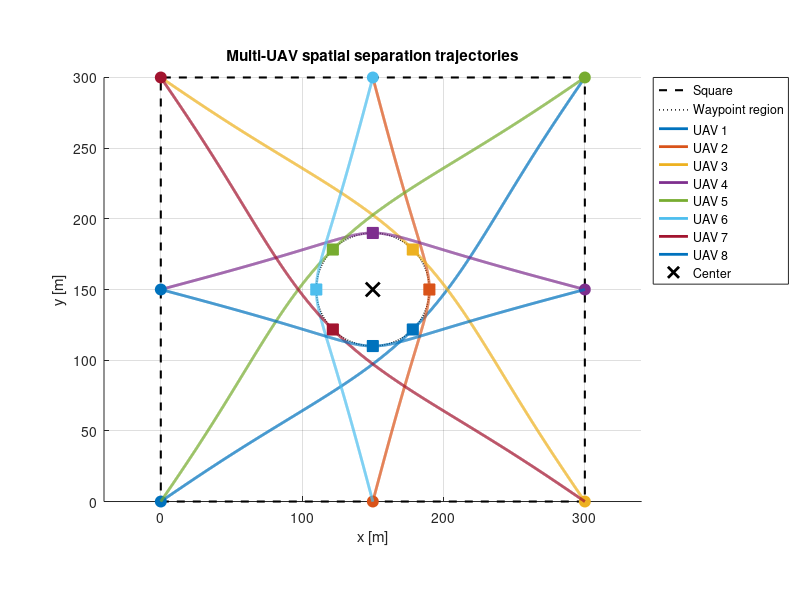
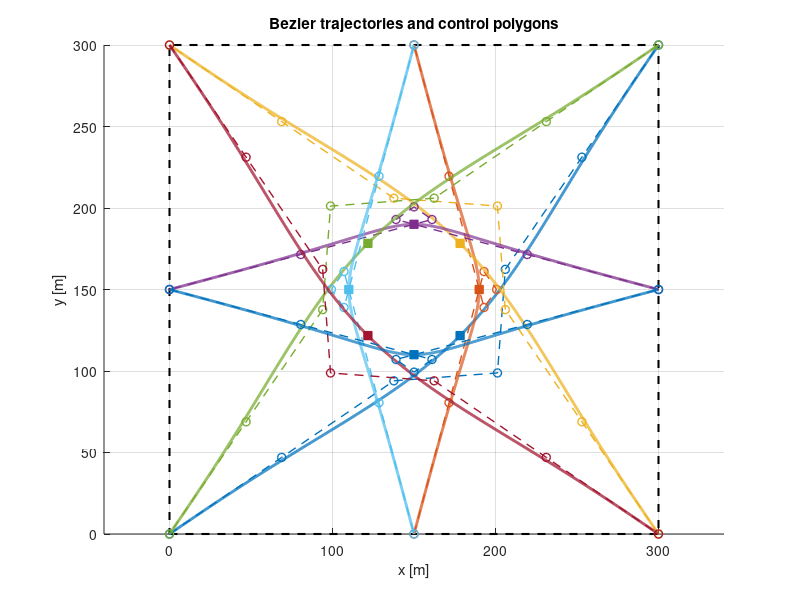
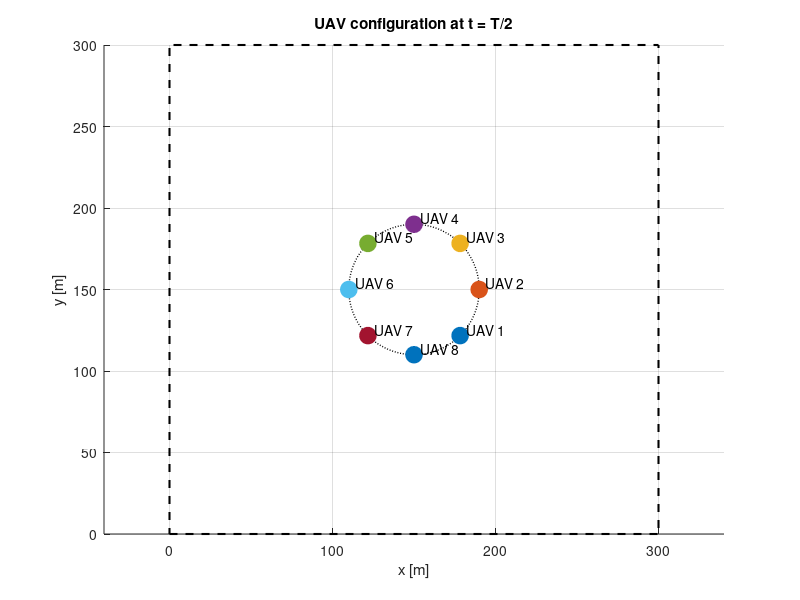
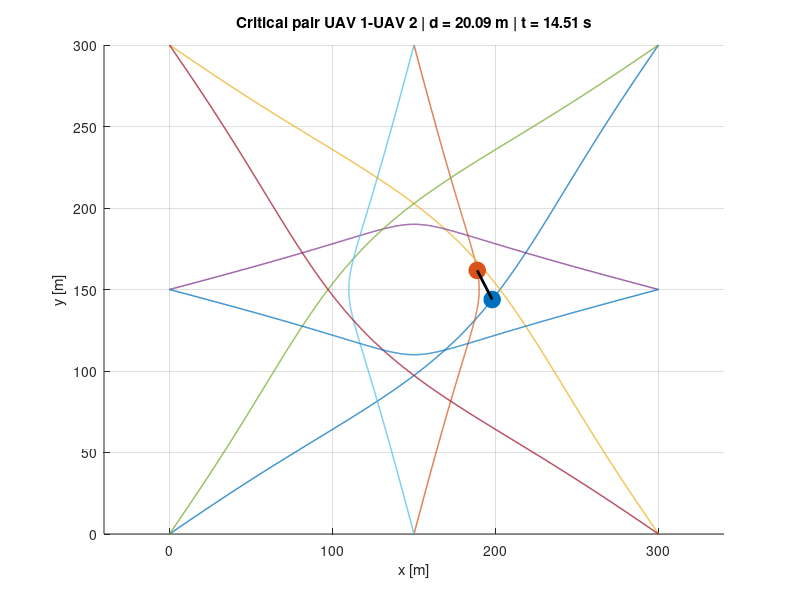

Recreate these plots in MATLAB, in order. (Note: this script raises an error after producing the figures.)
%% ============================================================
% MULTI-UAV TRAJECTORY PLANNING
%
% APPROACH 2 - CORRECTED WAYPOINT ASSOCIATION
%
% 8 UAVs - 2D Swapping Square
% Bezier curves - degree 6
%
% Same waypoint crossing time:
%       tw = T/2
%
% Different waypoint for each UAV:
%       waypoint obtained by rotating the initial radial
%       direction by +90 degrees around the square center
%
% Flat output:
%       z = [x ; y]
%
% UAV model:
%
%       x_dot   = Va*cos(Psi)
%       y_dot   = Va*sin(Psi)
%       Psi_dot = g*tan(Phi)/Va
%
% ============================================================

clear;
clc;
close all;


%% ============================================================
% 1. PARAMETERS
% ============================================================

g = 9.81;                   % Gravity [m/s^2]

L = 300;                    % Square side [m]

T = 25;                     % Total trajectory time [s]

N = 1500;                   % Number of samples

t = linspace(0,T,N);

tau = t/T;                  % Normalized time

nUAV = 8;

V0 = 20;                    % Initial/final airspeed [m/s]

d_safe = 15;                % Safety distance [m]


%% ============================================================
% WAYPOINT REGION
% ============================================================

rho = 40;                   % Radius around center [m]

C = [ ...
    L/2;
    L/2 ...
];


%% ============================================================
% 2. INITIAL POSITIONS
%
%
%           S7 ----- S6 ----- S5
%            |                |
%            |                |
%           S8       C        S4
%            |                |
%            |                |
%           S1 ----- S2 ----- S3
%
%
% ============================================================

S = [ ...
    0       L/2      L       L       L       L/2      0       0;
    0       0        0       L/2     L       L        L       L/2 ...
];


%% ============================================================
% 3. DESTINATIONS
%
% S1 <-> S5
% S2 <-> S6
% S3 <-> S7
% S4 <-> S8
%
% ============================================================

destination = [ ...
    5 6 7 8 1 2 3 4 ...
];


%% ============================================================
% 4. SAME WAYPOINT TIME
% ============================================================

tw = T/2;

tau_w = tw/T;


%% ============================================================
% 5. WAYPOINT GENERATION
%
% Each UAV waypoint is obtained by rotating the vector
% from the center to its initial position by +90 degrees.
%
% Therefore all UAVs move around the center in the same
% rotational direction.
%
% ============================================================

W = zeros(2,nUAV);

rotationAngle = pi/2;


for i = 1:nUAV

    %% Vector from center to UAV initial position

    radial = ...
        S(:,i) ...
        - C;


    %% Initial angular position around center

    theta_i = atan2( ...
        radial(2), ...
        radial(1) ...
    );


    %% Rotate +90 degrees

    alpha_i = ...
        theta_i ...
        + rotationAngle;


    %% Waypoint

    W(:,i) = ...
        C ...
        + rho * [ ...
            cos(alpha_i);
            sin(alpha_i) ...
        ];

end


%% ============================================================
% 6. PRINT WAYPOINTS
% ============================================================

fprintf('\n');
fprintf('============================================\n');
fprintf('WAYPOINTS\n');
fprintf('============================================\n');


for i = 1:nUAV

    fprintf( ...
        'UAV %d : (%8.3f , %8.3f)\n', ...
        i, ...
        W(1,i), ...
        W(2,i) ...
    );

end


%% ============================================================
% 7. INITIAL / FINAL CONDITIONS
% ============================================================

Va_i = V0*ones(1,nUAV);

Va_f = V0*ones(1,nUAV);


% Initial/final bank angle

Phi_i = zeros(1,nUAV);

Phi_f = zeros(1,nUAV);


% Heading

Psi_i = zeros(1,nUAV);

Psi_f = zeros(1,nUAV);


%% ============================================================
% INITIAL / FINAL HEADINGS
%
% Initial heading:
%       initial position -> waypoint
%
% Final heading:
%       waypoint -> final position
%
% ============================================================

for i = 1:nUAV

    zi = S(:,i);

    zf = S(:,destination(i));

    wi = W(:,i);


    %% Initial direction

    direction_i = ...
        wi ...
        - zi;


    Psi_i(i) = atan2( ...
        direction_i(2), ...
        direction_i(1) ...
    );


    %% Final direction

    direction_f = ...
        zf ...
        - wi;


    Psi_f(i) = atan2( ...
        direction_f(2), ...
        direction_f(1) ...
    );

end


%% ============================================================
% 8. BERNSTEIN BASIS
% ============================================================

B = @(i,n,s) ...
    nchoosek(n,i) .* ...
    (1-s).^(n-i) .* ...
    s.^i;


%% ============================================================
% 9. MEMORY ALLOCATION
% ============================================================

P_all = zeros(2,7,nUAV);


Z = zeros(2,N,nUAV);

ZD = zeros(2,N,nUAV);

ZDD = zeros(2,N,nUAV);


Psi = zeros(nUAV,N);

Va = zeros(nUAV,N);

Phi = zeros(nUAV,N);

Va_dot = zeros(nUAV,N);


%% ============================================================
% 10. GENERATE BEZIER TRAJECTORIES
% ============================================================

for uav = 1:nUAV


    %% --------------------------------------------------------
    % Initial / final positions
    % ---------------------------------------------------------

    zi = S(:,uav);

    zf = S(:,destination(uav));

    wi = W(:,uav);


    %% --------------------------------------------------------
    % Initial velocity
    % ---------------------------------------------------------

    vi = ...
        Va_i(uav) ...
        * [ ...
            cos(Psi_i(uav));
            sin(Psi_i(uav)) ...
        ];


    %% --------------------------------------------------------
    % Final velocity
    % ---------------------------------------------------------

    vf = ...
        Va_f(uav) ...
        * [ ...
            cos(Psi_f(uav));
            sin(Psi_f(uav)) ...
        ];


    %% --------------------------------------------------------
    % Initial acceleration
    %
    % Assume Va_dot = 0
    % ---------------------------------------------------------

    ai = [ ...
        -g*sin(Psi_i(uav))*tan(Phi_i(uav));
         g*cos(Psi_i(uav))*tan(Phi_i(uav)) ...
    ];


    %% --------------------------------------------------------
    % Final acceleration
    % ---------------------------------------------------------

    af = [ ...
        -g*sin(Psi_f(uav))*tan(Phi_f(uav));
         g*cos(Psi_f(uav))*tan(Phi_f(uav)) ...
    ];


    %% ========================================================
    % CONTROL POINTS
    % ========================================================

    P0 = zi;


    P1 = ...
        P0 ...
        + (T/6)*vi;


    P2 = ...
        (T^2/30)*ai ...
        + 2*P1 ...
        - P0;


    P6 = zf;


    P5 = ...
        P6 ...
        - (T/6)*vf;


    P4 = ...
        (T^2/30)*af ...
        - P6 ...
        + 2*P5;


    %% ========================================================
    % WAYPOINT CONDITION
    %
    % z(T/2) = wi
    %
    % Determines P3
    % ========================================================

    B0 = B(0,6,tau_w);
    B1 = B(1,6,tau_w);
    B2 = B(2,6,tau_w);
    B3 = B(3,6,tau_w);
    B4 = B(4,6,tau_w);
    B5 = B(5,6,tau_w);
    B6 = B(6,6,tau_w);


    P3 = ( ...
          wi ...
        - P0*B0 ...
        - P1*B1 ...
        - P2*B2 ...
        - P4*B4 ...
        - P5*B5 ...
        - P6*B6 ...
        ) / B3;


    %% Complete matrix

    P = [ ...
        P0 P1 P2 P3 P4 P5 P6 ...
    ];


    P_all(:,:,uav) = P;


    %% ========================================================
    % EVALUATE TRAJECTORY
    % ========================================================

    for k = 1:N

        s = tau(k);


        %% Position

        z = zeros(2,1);


        for j = 0:6

            z = ...
                z ...
                + P(:,j+1)*B(j,6,s);

        end


        Z(:,k,uav) = z;


        %% ----------------------------------------------------
        % First derivative
        % -----------------------------------------------------

        zd = zeros(2,1);


        for j = 0:5

            zd = ...
                zd ...
                + (6/T) ...
                * ( ...
                    P(:,j+2) ...
                    - P(:,j+1) ...
                  ) ...
                * B(j,5,s);

        end


        ZD(:,k,uav) = zd;


        %% ----------------------------------------------------
        % Second derivative
        % -----------------------------------------------------

        zdd = zeros(2,1);


        for j = 0:4

            zdd = ...
                zdd ...
                + (30/T^2) ...
                * ( ...
                    P(:,j+3) ...
                    - 2*P(:,j+2) ...
                    + P(:,j+1) ...
                  ) ...
                * B(j,4,s);

        end


        ZDD(:,k,uav) = zdd;

    end


    %% ========================================================
    % FLATNESS RECONSTRUCTION
    % ========================================================

    %% Heading

    Psi(uav,:) = atan2( ...
        ZD(2,:,uav), ...
        ZD(1,:,uav) ...
    );


    %% Airspeed

    Va(uav,:) = sqrt( ...
        ZD(1,:,uav).^2 ...
        + ...
        ZD(2,:,uav).^2 ...
    );


    %% Bank angle

    Phi(uav,:) = atan2( ...
        ZDD(2,:,uav).*ZD(1,:,uav) ...
        - ...
        ZD(2,:,uav).*ZDD(1,:,uav), ...
        g.*Va(uav,:) ...
    );


    %% Airspeed acceleration

    Va_dot(uav,:) = ( ...
        ZD(1,:,uav).*ZDD(1,:,uav) ...
        + ...
        ZD(2,:,uav).*ZDD(2,:,uav) ...
        ) ./ Va(uav,:);

end


%% ============================================================
% 11. EXACT WAYPOINT VERIFICATION
% ============================================================

fprintf('\n');
fprintf('============================================\n');
fprintf('EXACT WAYPOINT VERIFICATION\n');
fprintf('============================================\n');


for uav = 1:nUAV

    P = P_all(:,:,uav);

    z_wp = zeros(2,1);


    for j = 0:6

        z_wp = ...
            z_wp ...
            + P(:,j+1)*B(j,6,tau_w);

    end


    error_wp = norm( ...
        z_wp ...
        - W(:,uav) ...
    );


    fprintf( ...
        'UAV %d | waypoint = (%7.2f,%7.2f) | error = %.12e m\n', ...
        uav, ...
        W(1,uav), ...
        W(2,uav), ...
        error_wp ...
    );

end


%% ============================================================
% 12. WAYPOINT SEPARATION
% ============================================================

waypoint_min_distance = inf;

waypoint_pair = [0 0];


for i = 1:nUAV-1

    for j = i+1:nUAV

        dij = norm( ...
            W(:,i) ...
            - W(:,j) ...
        );


        if dij < waypoint_min_distance

            waypoint_min_distance = dij;

            waypoint_pair = [i j];

        end

    end

end


fprintf('\n');
fprintf('============================================\n');
fprintf('WAYPOINT SEPARATION\n');
fprintf('============================================\n');


fprintf( ...
    'Minimum waypoint separation = %.3f m\n', ...
    waypoint_min_distance ...
);


fprintf( ...
    'Waypoint pair = UAV %d / UAV %d\n', ...
    waypoint_pair(1), ...
    waypoint_pair(2) ...
);


%% ============================================================
% 13. COLLISION CHECK
% ============================================================

Dmin = inf(nUAV);

global_min_distance = inf;

critical_pair = [0 0];

critical_time = NaN;

critical_index = NaN;


for i = 1:nUAV-1

    for j = i+1:nUAV


        dx = ...
            Z(1,:,i) ...
            - Z(1,:,j);


        dy = ...
            Z(2,:,i) ...
            - Z(2,:,j);


        d = sqrt( ...
            dx.^2 ...
            + dy.^2 ...
        );


        [dmin_pair,idx] = min(d);


        Dmin(i,j) = dmin_pair;

        Dmin(j,i) = dmin_pair;


        if dmin_pair < global_min_distance

            global_min_distance = dmin_pair;

            critical_pair = [i j];

            critical_time = t(idx);

            critical_index = idx;

        end

    end

end


%% ============================================================
% 14. COLLISION RESULTS
% ============================================================

fprintf('\n');
fprintf('============================================\n');
fprintf('COLLISION CHECK\n');
fprintf('============================================\n');


fprintf( ...
    'Minimum distance = %.3f m\n', ...
    global_min_distance ...
);


fprintf( ...
    'Critical pair    = UAV %d / UAV %d\n', ...
    critical_pair(1), ...
    critical_pair(2) ...
);


fprintf( ...
    'Critical time    = %.3f s\n', ...
    critical_time ...
);


if global_min_distance >= d_safe

    fprintf('\nSAFE TRAJECTORIES\n');

    fprintf( ...
        'd_min = %.3f m >= d_safe = %.3f m\n', ...
        global_min_distance, ...
        d_safe ...
    );

else

    fprintf('\nWARNING: SAFETY DISTANCE VIOLATED\n');

    fprintf( ...
        'd_min = %.3f m < d_safe = %.3f m\n', ...
        global_min_distance, ...
        d_safe ...
    );

end


%% ============================================================
% 15. PAIRWISE MINIMUM DISTANCES
% ============================================================

fprintf('\n');
fprintf('============================================\n');
fprintf('PAIRWISE MINIMUM DISTANCES\n');
fprintf('============================================\n');


for i = 1:nUAV-1

    for j = i+1:nUAV


        if Dmin(i,j) >= d_safe

            status = 'SAFE';

        else

            status = 'WARNING';

        end


        fprintf( ...
            'UAV %d - UAV %d : %8.3f m   %s\n', ...
            i, ...
            j, ...
            Dmin(i,j), ...
            status ...
        );

    end

end


%% ============================================================
% 16. COLORS
% ============================================================

colors = lines(nUAV);


%% ============================================================
% 17. PLOT TRAJECTORIES
% ============================================================

figure;

hold on;
grid on;
axis equal;


%% Square

plot( ...
    [0 L L 0 0], ...
    [0 0 L L 0], ...
    'k--', ...
    'LineWidth',1.5, ...
    'DisplayName','Square' ...
);


%% Waypoint circle

theta_circle = linspace(0,2*pi,300);


plot( ...
    C(1) + rho*cos(theta_circle), ...
    C(2) + rho*sin(theta_circle), ...
    'k:', ...
    'LineWidth',1, ...
    'DisplayName','Waypoint region' ...
);


%% UAV trajectories

for i = 1:nUAV


    plot( ...
        Z(1,:,i), ...
        Z(2,:,i), ...
        'LineWidth',2, ...
        'Color',colors(i,:), ...
        'DisplayName',sprintf('UAV %d',i) ...
    );


    %% Initial point

    plot( ...
        S(1,i), ...
        S(2,i), ...
        'o', ...
        'MarkerSize',8, ...
        'MarkerFaceColor',colors(i,:), ...
        'MarkerEdgeColor',colors(i,:), ...
        'HandleVisibility','off' ...
    );


    %% Waypoint

    plot( ...
        W(1,i), ...
        W(2,i), ...
        's', ...
        'MarkerSize',8, ...
        'MarkerFaceColor',colors(i,:), ...
        'MarkerEdgeColor',colors(i,:), ...
        'HandleVisibility','off' ...
    );

end


plot( ...
    C(1), ...
    C(2), ...
    'kx', ...
    'MarkerSize',10, ...
    'LineWidth',2, ...
    'DisplayName','Center' ...
);


xlabel('x [m]');
ylabel('y [m]');

title('Multi-UAV spatial separation trajectories');

legend('Location','bestoutside');


%% ============================================================
% 18. CONTROL POLYGONS
% ============================================================

figure;

hold on;
grid on;
axis equal;


plot( ...
    [0 L L 0 0], ...
    [0 0 L L 0], ...
    'k--', ...
    'LineWidth',1.5 ...
);


for i = 1:nUAV

    P = P_all(:,:,i);


    %% Trajectory

    plot( ...
        Z(1,:,i), ...
        Z(2,:,i), ...
        'LineWidth',2, ...
        'Color',colors(i,:) ...
    );


    %% Control polygon

    plot( ...
        P(1,:), ...
        P(2,:), ...
        '--o', ...
        'LineWidth',1, ...
        'Color',colors(i,:), ...
        'HandleVisibility','off' ...
    );


    %% Waypoint

    plot( ...
        W(1,i), ...
        W(2,i), ...
        's', ...
        'MarkerFaceColor',colors(i,:), ...
        'MarkerEdgeColor',colors(i,:), ...
        'HandleVisibility','off' ...
    );

end


xlabel('x [m]');
ylabel('y [m]');

title('Bezier trajectories and control polygons');


%% ============================================================
% 19. UAV CONFIGURATION AT t = T/2
% ============================================================

figure;

hold on;
grid on;
axis equal;


plot( ...
    [0 L L 0 0], ...
    [0 0 L L 0], ...
    'k--', ...
    'LineWidth',1.5 ...
);


plot( ...
    C(1) + rho*cos(theta_circle), ...
    C(2) + rho*sin(theta_circle), ...
    'k:', ...
    'LineWidth',1 ...
);


for i = 1:nUAV


    plot( ...
        W(1,i), ...
        W(2,i), ...
        'o', ...
        'MarkerSize',12, ...
        'MarkerFaceColor',colors(i,:), ...
        'MarkerEdgeColor',colors(i,:) ...
    );


    text( ...
        W(1,i)+4, ...
        W(2,i)+4, ...
        sprintf('UAV %d',i) ...
    );

end


xlabel('x [m]');
ylabel('y [m]');

title('UAV configuration at t = T/2');


%% ============================================================
% 20. CRITICAL PAIR
% ============================================================

figure;

hold on;
grid on;
axis equal;


for i = 1:nUAV

    plot( ...
        Z(1,:,i), ...
        Z(2,:,i), ...
        'Color',colors(i,:), ...
        'LineWidth',1 ...
    );

end


iCrit = critical_pair(1);

jCrit = critical_pair(2);

kCrit = critical_index;


plot( ...
    Z(1,kCrit,iCrit), ...
    Z(2,kCrit,iCrit), ...
    'o', ...
    'MarkerSize',12, ...
    'MarkerFaceColor',colors(iCrit,:), ...
    'MarkerEdgeColor',colors(iCrit,:) ...
);


plot( ...
    Z(1,kCrit,jCrit), ...
    Z(2,kCrit,jCrit), ...
    'o', ...
    'MarkerSize',12, ...
    'MarkerFaceColor',colors(jCrit,:), ...
    'MarkerEdgeColor',colors(jCrit,:) ...
);


plot( ...
    [ ...
        Z(1,kCrit,iCrit) ...
        Z(1,kCrit,jCrit) ...
    ], ...
    [ ...
        Z(2,kCrit,iCrit) ...
        Z(2,kCrit,jCrit) ...
    ], ...
    'k-', ...
    'LineWidth',2 ...
);


xlabel('x [m]');
ylabel('y [m]');


title( ...
    sprintf( ...
        'Critical pair UAV %d-UAV %d | d = %.2f m | t = %.2f s', ...
        iCrit, ...
        jCrit, ...
        global_min_distance, ...
        critical_time ...
    ) ...
);


%% ============================================================
% 21. AIRSPEED
% ============================================================

figure;

hold on;
grid on;


for i = 1:nUAV

    plot( ...
        t, ...
        Va(i,:), ...
        'LineWidth',1.5, ...
        'Color',colors(i,:), ...
        'DisplayName',sprintf('UAV %d',i) ...
    );

end


yline(18,'k--','V_a min');

yline(25,'k--','V_a max');


xlabel('Time [s]');
ylabel('V_a [m/s]');

title('Airspeed');

legend('Location','bestoutside');


%% ============================================================
% 22. BANK ANGLE
% ============================================================

figure;

hold on;
grid on;


for i = 1:nUAV

    plot( ...
        t, ...
        Phi(i,:), ...
        'LineWidth',1.5, ...
        'Color',colors(i,:), ...
        'DisplayName',sprintf('UAV %d',i) ...
    );

end


yline(0.43,'k--','\Phi max');

yline(-0.43,'k--','\Phi min');


xlabel('Time [s]');
ylabel('\Phi [rad]');

title('Bank angle');

legend('Location','bestoutside');


%% ============================================================
% 23. AIRSPEED ACCELERATION
% ============================================================

figure;

hold on;
grid on;


for i = 1:nUAV

    plot( ...
        t, ...
        Va_dot(i,:), ...
        'LineWidth',1.5, ...
        'Color',colors(i,:), ...
        'DisplayName',sprintf('UAV %d',i) ...
    );

end


xlabel('Time [s]');
ylabel('dV_a / dt [m/s^2]');

title('Airspeed acceleration');

legend('Location','bestoutside');


%% ============================================================
% 24. MINIMUM DISTANCE MATRIX
% ============================================================

figure;


Dplot = Dmin;

Dplot(1:nUAV+1:end) = NaN;


imagesc(Dplot);

axis equal tight;

colorbar;


xlabel('UAV');
ylabel('UAV');

title('Minimum pairwise distance [m]');


xticks(1:nUAV);

yticks(1:nUAV);


%% ============================================================
% 25. MULTI-UAV ANIMATION
% ============================================================

figure;

hold on;
grid on;
axis equal;


margin = 80;


xmin = min(Z(1,:),[],'all');

xmax = max(Z(1,:),[],'all');

ymin = min(Z(2,:),[],'all');

ymax = max(Z(2,:),[],'all');


xlim([ ...
    min(0,xmin)-margin, ...
    max(L,xmax)+margin ...
]);


ylim([ ...
    min(0,ymin)-margin, ...
    max(L,ymax)+margin ...
]);


xlabel('x [m]');
ylabel('y [m]');


%% Square

plot( ...
    [0 L L 0 0], ...
    [0 0 L L 0], ...
    'k--', ...
    'LineWidth',1.5 ...
);


%% Waypoint circle

plot( ...
    C(1) + rho*cos(theta_circle), ...
    C(2) + rho*sin(theta_circle), ...
    'k:', ...
    'LineWidth',1 ...
);


%% Waypoints

for i = 1:nUAV

    plot( ...
        W(1,i), ...
        W(2,i), ...
        's', ...
        'MarkerSize',6, ...
        'MarkerFaceColor',colors(i,:), ...
        'MarkerEdgeColor',colors(i,:) ...
    );

end


%% UAV objects

hUAV = gobjects(nUAV,1);

hTrail = gobjects(nUAV,1);


for i = 1:nUAV


    hTrail(i) = animatedline( ...
        'Color',colors(i,:), ...
        'LineWidth',1.5 ...
    );


    hUAV(i) = plot( ...
        Z(1,1,i), ...
        Z(2,1,i), ...
        'o', ...
        'MarkerSize',10, ...
        'MarkerFaceColor',colors(i,:), ...
        'MarkerEdgeColor',colors(i,:) ...
    );

end


%% ============================================================
% ANIMATION LOOP
% ============================================================

animationStep = 3;


for k = 1:animationStep:N


    for i = 1:nUAV


        %% Trail

        addpoints( ...
            hTrail(i), ...
            Z(1,k,i), ...
            Z(2,k,i) ...
        );


        %% UAV position

        set( ...
            hUAV(i), ...
            'XData',Z(1,k,i), ...
            'YData',Z(2,k,i) ...
        );

    end


    title( ...
        sprintf( ...
            'Multi-UAV spatial separation | t = %.2f s', ...
            t(k) ...
        ) ...
    );


    drawnow;

end
